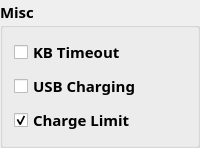
            <widget class="QGroupBox" name="KB_box">
             <property name="sizePolicy">
              <sizepolicy hsizetype="Preferred" vsizetype="Preferred">
               <horstretch>0</horstretch>
               <verstretch>0</verstretch>
              </sizepolicy>
             </property>
             <property name="font">
              <font>
               <family>TT Squares</family>
               <pointsize>11</pointsize>
               <italic>false</italic>
               <bold>true</bold>
              </font>
             </property>
             <property name="cursor">
              <cursorShape>ArrowCursor</cursorShape>
             </property>
             <property name="title">
              <string>Misc</string>
             </property>
             <layout class="QVBoxLayout" name="miscLayout">
              <property name="topMargin">
               <number>10</number>
              </property>
              <item>
               <widget class="QCheckBox" name="KBTimerCB">
                <property name="sizePolicy">
                 <sizepolicy hsizetype="Preferred" vsizetype="Preferred">
                  <horstretch>0</horstretch>
                  <verstretch>0</verstretch>
                 </sizepolicy>
                </property>
                <property name="font">
                 <font>
                  <family>TT Squares</family>
                  <pointsize>11</pointsize>
                  <fontweight>Light</fontweight>
                 </font>
                </property>
                <property name="cursor">
                 <cursorShape>ArrowCursor</cursorShape>
                </property>
                <property name="text">
                 <string>KB Timeout</string>
                </property>
               </widget>
              </item>
              <item>
               <widget class="QCheckBox" name="usbChargingCB">
                <property name="sizePolicy">
                 <sizepolicy hsizetype="Preferred" vsizetype="Preferred">
                  <horstretch>0</horstretch>
                  <verstretch>0</verstretch>
                 </sizepolicy>
                </property>
                <property name="font">
                 <font>
                  <family>TT Squares</family>
                  <pointsize>11</pointsize>
                  <fontweight>Light</fontweight>
                 </font>
                </property>
                <property name="cursor">
                 <cursorShape>ArrowCursor</cursorShape>
                </property>
                <property name="text">
                 <string>USB Charging</string>
                </property>
               </widget>
              </item>
              <item>
               <widget class="QCheckBox" name="chargeLimit">
                <property name="sizePolicy">
                 <sizepolicy hsizetype="Preferred" vsizetype="Preferred">
                  <horstretch>0</horstretch>
                  <verstretch>0</verstretch>
                 </sizepolicy>
                </property>
                <property name="font">
                 <font>
                  <family>TT Squares</family>
                  <pointsize>11</pointsize>
                  <fontweight>Light</fontweight>
                 </font>
                </property>
                <property name="cursor">
                 <cursorShape>ArrowCursor</cursorShape>
                </property>
                <property name="text">
                 <string>Charge Limit</string>
                </property>
                <property name="checked">
                 <bool>true</bool>
                </property>
               </widget>
              </item>
             </layout>
            </widget>
